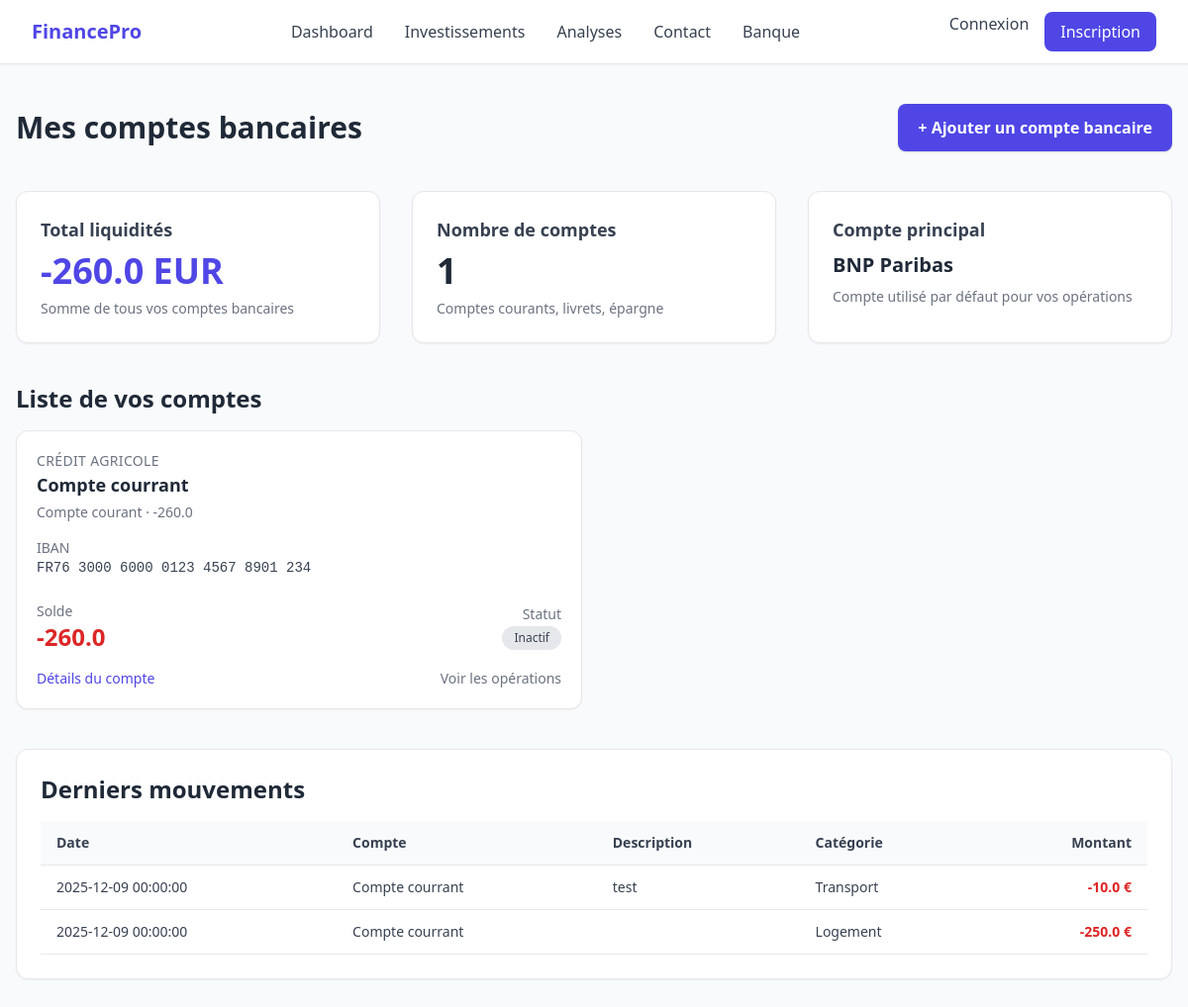
The app's page /bank-accounts with its own data.
### app/models.py (models this page shows)
class MainBankAccount(db.Model):
    id = db.Column(db.Integer, primary_key=True)
    bank_origin = db.Column(db.String(256), nullable=False)
    account_name = db.Column(db.String(256), unique=True, nullable=False)
    type_account = db.Column(db.String(256), nullable=False)
    monnaie = db.Column(db.String(10), nullable=False)
    balance = db.Column(db.Float, default=0.0)
    iban = db.Column(db.String(24), unique=True, nullable=False)
    status = db.Column(db.Boolean, default=False)
    user_id = db.Column(db.Integer, db.ForeignKey('user.id'), nullable=False)
    transactions = db.relationship('Transaction', backref='account', lazy=True)

class Transaction(db.Model):
    id = db.Column(db.Integer, primary_key=True)
    date = db.Column(db.DateTime, nullable=False)
    account_label = db.Column(db.String(256), nullable=False)
    description = db.Column(db.String(512), nullable=True)
    category = db.Column(db.String(256), nullable=True)
    amount = db.Column(db.Float, nullable=False, default=0.0)
    amount_numeric = db.Column(db.Float, nullable=False, default=0.0)
    account_id = db.Column(db.Integer, db.ForeignKey('main_bank_account.id'), nullable=False)
    user_id = db.Column(db.Integer, db.ForeignKey('user.id'), nullable=False)

### app/routes/main.py (the view)
@main_bp.route("/bank-accounts")
def comptes_bancaires():
    accounts = MainBankAccount.query.all()
    transac = Transaction.query.all()
    summary = {
        "total_balance": f"{sum(acc.balance for acc in accounts)} {accounts[0].monnaie if accounts else '€'}",
        "count": len(accounts),
        "main_bank": "BNP Paribas" if accounts else "N/A",
    }
    transactions = [
        {
            "date": t.date,
            "account_label": t.account_label,
            "description": t.description,
            "category": t.category,
            "amount": f"{t.amount} €",
            "amount_numeric": t.amount,   # nombre, pas une liste
        }
        for t in transac
    ]
    return render_template(
        "bank/bank_accounts.html", accounts=accounts, summary=summary, transactions=transactions,)

### app/templates/bank/bank_accounts.html (shortened to what this page needs)
{% extends 'base.html' %}
{% block content %}
<div class="max-w-7xl mx-auto px-4 py-10">
    <div class="flex flex-col md:flex-row md:items-center md:justify-between mb-10">
        <h1 class="text-3xl font-bold text-gray-800">Mes comptes bancaires</h1>
        <button onclick="openAddBankModal()"
        class="mt-4 md:mt-0 inline-flex items-center px-5 py-3 bg-indigo-600 text-white font-semibold rounded-lg shadow hover:bg-indigo-700 transition">
            + Ajouter un compte bancaire
        </button>
    </div>
    <div class="grid grid-cols-1 md:grid-cols-3 gap-8 mb-10">
        <div class="bg-white border border-gray-200 rounded-xl shadow-sm p-6">
            <h2 class="text-lg font-semibold text-gray-700 mb-2">Total liquidités</h2>
            <p class="text-4xl font-bold text-indigo-600">
                {{ summary.total_balance if summary else "25 430 €" }}
            </p>
            <p class="text-sm text-gray-500 mt-2">
                Somme de tous vos comptes bancaires
            </p>
        </div>
        <div class="bg-white border border-gray-200 rounded-xl shadow-sm p-6">
            <h2 class="text-lg font-semibold text-gray-700 mb-2">Nombre de comptes</h2>
            <p class="text-4xl font-bold text-gray-800">
                {{ summary.count if summary else "3" }}
            </p>
            <p class="text-sm text-gray-500 mt-2">
                Comptes courants, livrets, épargne
            </p>
        </div>
        <div class="bg-white border border-gray-200 rounded-xl shadow-sm p-6">
            <h2 class="text-lg font-semibold text-gray-700 mb-2">Compte principal</h2>
            <p class="text-xl font-semibold text-gray-800">
                {{ summary.main_bank if summary else "BNP Paribas" }}
            </p>
            <p class="text-sm text-gray-500 mt-2">
                Compte utilisé par défaut pour vos opérations
            </p>
        </div>
    </div>
    <h2 class="text-2xl font-semibold text-gray-800 mb-4">
        Liste de vos comptes
    </h2>
    <div class="grid grid-cols-1 md:grid-cols-2 xl:grid-cols-3 gap-6 mb-10">
        {% for account in accounts %}
        <div class="bg-white border border-gray-200 rounded-xl shadow-sm p-5 flex flex-col justify-between">
            <div class="mb-4">
                <p class="text-sm text-gray-500 uppercase tracking-wide">
                    {{ account.bank_origin }}
                </p>
                <p class="text-lg font-semibold text-gray-800">
                    {{ account.account_name }}
                </p>
                <p class="text-sm text-gray-500 mt-1">
                    {{ account.type_account }} · {{ account.balance }} {% if account.currency == 'EUR' %}€{% elif account.currency == 'USD' %}${% endif %}
                </p>
            </div>
            <div class="mb-4">
                <p class="text-sm text-gray-500">IBAN</p>
                <p class="font-mono text-sm text-gray-700">
                    {{ account.iban }}
                </p>
            </div>
            <div class="flex items-center justify-between mt-2">
                <div>
                    <p class="text-sm text-gray-500">Solde</p>
                    <p class="text-2xl font-bold
                        {% if account.balance >= 0 %}text-green-600{% else %}text-red-600{% endif %}">
                        {{ account.balance }} {% if account.currency == 'EUR' %}€{% elif account.currency == 'USD' %}${% endif %}
                    </p>
                </div>
                <div class="text-right">
                    <p class="text-sm text-gray-500">Statut</p>
                    {% if account.active %}
                        <span class="inline-flex items-center px-3 py-1 rounded-full text-xs font-medium bg-green-100 text-green-700">
                            Actif
                        </span>
                    {% else %}
                        <span class="inline-flex items-center px-3 py-1 rounded-full text-xs font-medium bg-gray-200 text-gray-700">
                            Inactif
                        </span>
                    {% endif %}
                </div>
            </div>
            <div class="mt-4 flex justify-between items-center">
                <a href="/bank-accounts/{{ account.id }}" class="text-indigo-600 hover:underline text-sm">
                    Détails du compte
                </a>
                <a href="/bank-accounts/{{ account.id }}/operations"
                class="text-gray-500 hover:text-gray-700 text-sm">
                    Voir les opérations
                </a>
            </div>
        </div>
        {% else %}
        <p class="text-gray-600">Aucun compte bancaire enregistré pour le moment.</p>
        {% endfor %}
    </div>
    <div class="bg-white border border-gray-200 rounded-xl shadow-sm p-6">
        <h2 class="text-2xl font-semibold text-gray-800 mb-4">
            Derniers mouvements
        </h2>
        <div class="overflow-x-auto">
            <table class="w-full text-left border-collapse">
                <thead>
                    <tr class="border-b bg-gray-50 text-gray-700 text-sm">
                        <th class="py-3 px-4">Date</th>
                        <th class="py-3 px-4">Compte</th>
                        <th class="py-3 px-4">Description</th>
                        <th class="py-3 px-4">Catégorie</th>
                        <th class="py-3 px-4 text-right">Montant</th>
                    </tr>
                </thead>
                <tbody class="text-gray-700 text-sm">
                    {% for tx in transactions %}
                    <tr class="border-b">
                        <td class="py-3 px-4">{{ tx.date }}</td>
                        <td class="py-3 px-4">{{ tx.account_label }}</td>
                        <td class="py-3 px-4">{{ tx.description }}</td>
                        <td class="py-3 px-4">{{ tx.category }}</td>
                        <td class="py-3 px-4 text-right font-semibold
                            {% if tx.amount_numeric > 0 %}text-green-600{% else %}text-red-600{% endif %}">
                            {{ tx.amount }}
                        </td>
                    </tr>
                    {% else %}
                    <tr>
                        <td colspan="5" class="py-4 px-4 text-center text-gray-500">
                            Aucun mouvement récent.
                        </td>
                    </tr>
                    {% endfor %}
                </tbody>
            </table>
        </div>
    </div>
</div>
{% endblock %}

### app/templates/base.html (shortened to what this page needs)
<!DOCTYPE html>
<html lang="fr">
<head>
    <script src="https://cdn.tailwindcss.com"></script>
</head>
<body class="bg-gray-50">
    {% include 'components/header.html' %}
    <main class="min-h-screen">
        {% block content %}{% endblock %}
    </main>
</body>
</html>

### app/templates/components/header.html (shortened to what this page needs)
<header class="bg-white shadow-sm border-b border-gray-200">
  <div class="max-w-7xl mx-auto px-4 sm:px-6 lg:px-8">
    <div class="flex justify-between h-16 items-center">
      <a href="/" class="text-xl font-bold text-indigo-600">
        FinancePro
      </a>
      <nav class="hidden md:flex space-x-8">
        <a href="/dashboard" class="text-gray-700 hover:text-indigo-600 transition">Dashboard</a>
        <a href="/invest" class="text-gray-700 hover:text-indigo-600 transition">Investissements</a>
        <a href="/analyses" class="text-gray-700 hover:text-indigo-600 transition">Analyses</a>
        <a href="/contact" class="text-gray-700 hover:text-indigo-600 transition">Contact</a>
        <a href="/bank-accounts" class="text-gray-700 hover:text-indigo-600 transition">Banque</a>
      </nav>
      <div class="hidden md:flex space-x-4">
        {% if current_user.is_authenticated %}
          <a href="/logout"
              class="text-gray-700 hover:text-indigo-600">
            Déconnexion
          </a>
          <a href="/account"
              class="bg-gray-100 hover:bg-gray-200 text-gray-700 px-4 py-2 rounded-lg">
            Mon compte
          </a>
        {% else %}
          <a href="/login" class="text-gray-700 hover:text-indigo-600">Connexion</a>
          <a href="/register"
            class="bg-indigo-600 hover:bg-indigo-700 text-white px-4 py-2 rounded-lg">
            Inscription
          </a>
        {% endif %}
      </div>
    </div>
  </div>
</header>

### records on screen
MainBankAccount: bank_origin "CRÉDIT AGRICOLE", account_name "Compte courrant", type_account "Compte courant", balance "-260.0", iban "FR76 3000 6000 0123 4567 8901 234"
Transaction: date "2025-12-09 00:00:00", account_label "Compte courrant", description "test", category "Transport", amount "-10.0 €"
Transaction: date "2025-12-09 00:00:00", account_label "Compte courrant", category "Logement", amount "-250.0 €"

### other values on screen
{{ summary.total_balance if summary else "25 430 €" }} "-260.0 EUR"
{{ summary.count if summary else "3" }} "1"
{{ summary.main_bank if summary else "BNP Paribas" }} "BNP Paribas"
